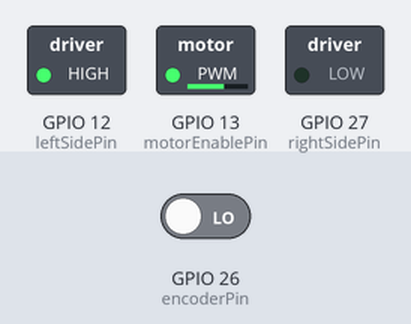
The sketch below on a simulated ESP32. Parts: switched loads named in the sketch (green lamp = pin HIGH). Inputs (shaded band) come from the test bench; at power-on: GPIO 26 (encoderPin) LOW.

Above: at 0.1 s.
Timing chart, 0 to 1.6 s (numbered marks = the images above):
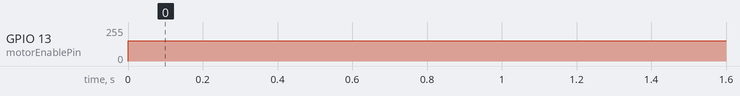

Measured:
- by itself, GPIO 13 (motorEnablePin): 0/255 → 153/255 at 0.00 s

The sketch:

miniProj5.ino
```cpp
#include <analogWrite.h>
// Motor control
const int motorEnablePin = 13;
const int leftSidePin = 12;
const int rightSidePin = 27;
const int encoderPin = 26;   // Pin A0
const int motorSpeed = 200;  // Speed of motor (0-
const int sensorPin = A0;
// old state of the encoder
boolean old_state = false;
// current state of the encoder
boolean current_state = false;
// current transition count
boolean direction; //false = forward, true = backward
int pulse_count;
// number of transition for a full turn
const int full_turn_count = 60;
void setup() {
  // configure the motor pins
  pinMode(motorEnablePin, OUTPUT);
  pinMode(leftSidePin, OUTPUT);
  pinMode(rightSidePin, OUTPUT);
  // Motor is off going forward
  analogWrite(motorEnablePin, 0);
  // digitalWrite(leftSidePin, HIGH);
  // digitalWrite(rightSidePin, LOW);
  // configure the photo-transistor pin
  pinMode(encoderPin, INPUT);
  Serial.begin(9600);
}
void loop() {
  // reset the pulse counter
  pulse_count = 0;
  forward();
  // start the motor at 60% speed
  analogWrite(motorEnablePin, 153);
  // loop until we get the correct count
  while (pulse_count < full_turn_count) {
    // read the state of the photo-transistor
    current_state = digitalRead(encoderPin);
    //Serial.println(current_state);
    if (current_state != old_state) {
      // we detected a transition
      pulse_count++;
    }
    if(pulse_count > 30){
      analogWrite(motorEnablePin, 0);
      delay(5000);
    }
    old_state = current_state;
  }
}

void forward(){
  direction = false;
  digitalWrite(leftSidePin, HIGH);
  digitalWrite(rightSidePin, LOW);
}
void backward(){
  direction = true;
  digitalWrite(leftSidePin, LOW);
  digitalWrite(rightSidePin, HIGH);
}

  // while(pulse_count < 30){
  //   if(direction == false){
  //     backward();
  //   }
  //   if(direction == true){
  //     forward();
  //   }
  // }
  // if(pulse_count >= 30){
  //   if(direction == false){ //forward
  //     direction = true;
  //     pulse_count = 0;
  //   }
  //   if(direction == true){
  //     direction = false;
  //     pulse_count = 0;
  //   }
  //}
  // switch off the motor
  // wait a bit
  // backward();
  // delay(1000);
```
